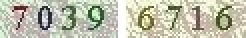
#> input picture example_3.jpg, 123 x 19 px (shown 2 times larger)
$ python getVerify.py   (Python 2 division)
#> lines starting #> are read from the running program, lines starting #| are printed output that depends on the picture; after the words box and inside, x2 and y2 are one past the last pixel; in counts of white or black regions, pixels touching at a corner belong together
#encoding=utf-8
#Author:wuranghao
#Date   :2015年12月17日20:29:21
#HomePage :http://write.blog.csdn.net/postlist
#email:wuranghao@foxmail.com
#function:get verify
from pytesser import *
import Image
#由于都是数字
#对于识别成字母的 采用该表进行修正
rep={'O':'0',
	'I':'1','L':'1',
	'Z':'2',
	'S':'8'
	};
def getVerify(picName):
	#Step 1:open picture
#> called with picName = 'example_3.jpg'
	im=Image.open(picName)
#> im is the input picture: PIL image 123x19 RGB; mean R, G, B 191.8, 192.8, 173.3
	#Step 2:make pic to gry
	imgry=im.convert("L")
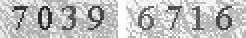
#> imgry: PIL image 123x19 L (shown 2 times larger); min 28, max 255, mean 190.3
	#Step 3:set a threshold to trim noise
	table=[]
	threshold=140
	for i in range(256):
		if i<threshold:
			table.append(0)
		else:
			table.append(1)
	#map
	out=imgry.point(table,'1')
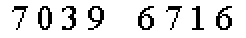
#> out: PIL image 123x19 1 (shown 2 times larger); 87.8% white; black in thin lines or dots, all inside (x1, y1, x2, y2) = (6, 3, 116, 15)
	#Step 4:get text
#> (the run stopped early here; a loop or call above may not have finished)
